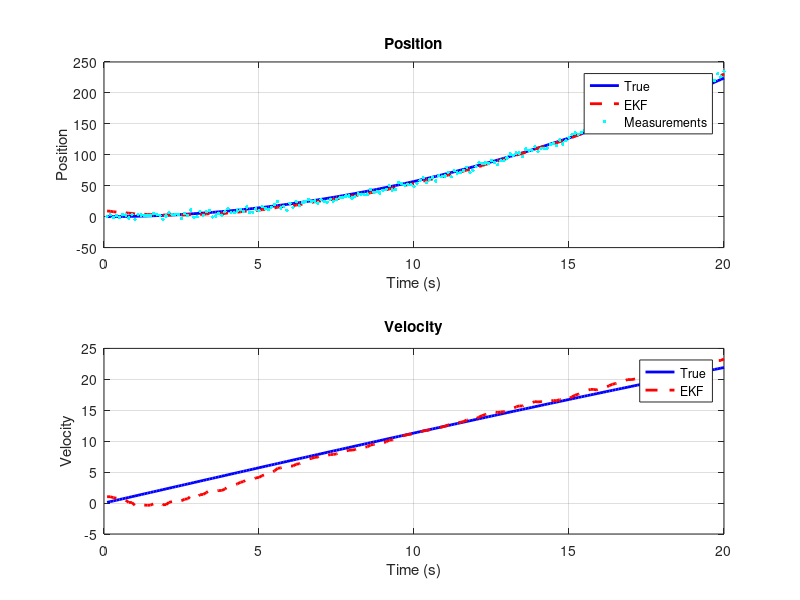

Source code (MATLAB):
clc; clear; close all;

%% parameters
m = 1000;
c = 0.3;
g = 9.81;

theta = 5*pi/180;

dt = 0.1;
T = 20;
N = T/dt;

F = 2000;

%% dynamics: x(1)=pos, x(2)=vel
%f_dyn = [x(1)_dot ; X(2)_dot] == [x(2) ; a]
f_dyn = @(x) [ x(2); (F - c*(x(2)^2) - m*g*sin(theta)) / m];

%% true system (RK4)

x = [0; 0];
X_true = zeros(2, N);

for k = 1:N
    
    k1 = f_dyn(x);
    k2 = f_dyn(x + 0.5*dt*k1);
    k3 = f_dyn(x + 0.5*dt*k2);
    k4 = f_dyn(x + dt*k3);
    
    x = x + (dt/6)*(k1 + 2*k2 + 2*k3 + k4);
    
    X_true(1,k) = x(1);
    X_true(2,k) = x(2);
end

%% EKF init

x_est = [10; 1];
P = eye(2);

Q = 0.01 * eye(2);
R = 10;

H = [1 0];

X_est = zeros(2, N);
Z = zeros(1, N);

x_sim = [0; 0];

%% main loop

for k = 1:N
    
    % simulate system (RK4 + noise)
    k1 = f_dyn(x_sim);
    k2 = f_dyn(x_sim + 0.5*dt*k1);
    k3 = f_dyn(x_sim + 0.5*dt*k2);
    k4 = f_dyn(x_sim + dt*k3);
    
    x_rk4 = x_sim + (dt/6)*(k1 + 2*k2 + 2*k3 + k4);
    
    w_k = mvnrnd([0 0], Q)';   
    x_sim = x_rk4 + w_k;
    
    % measurement
    v_k = sqrt(R) * randn;
    z = x_sim(1) + v_k;
    
    Z(k) = z;
    
    % prediction (Euler)
    x_dot_est = f_dyn(x_est);
    x_pred = x_est + dt * x_dot_est;
    
    % Jacobian
    v = x_est(2);
    
    Fk = [1 dt; 0 1 - (2*c*v/m)*dt];
    
    % covariance prediction
    P_pred = Fk * P * Fk' + Q;
    
    % Kalman gain
    S = H * P_pred * H' + R;
    K = P_pred * H' / S;
    
    % update
    y_tilde = z - H * x_pred;
    x_est = x_pred + K * y_tilde;
    
    % covariance update
    P = (eye(2) - K * H) * P_pred;
    
    % store
    X_est(:, k) = x_est;
    
end

%% plotting

t = (1:N) * dt;

figure;

% position
subplot(2,1,1)

plot(t, X_true(1,:), 'b', 'LineWidth', 2); hold on;
plot(t, X_est(1,:), 'r--', 'LineWidth', 2);
plot(t, Z, 'c.', 'MarkerSize', 8);

legend('True','EKF','Measurements');
title('Position');
xlabel('Time (s)');
ylabel('Position');
grid on;

% velocity
subplot(2,1,2)

plot(t, X_true(2,:), 'b', 'LineWidth', 2); hold on;
plot(t, X_est(2,:), 'r--', 'LineWidth', 2);

legend('True','EKF');
title('Velocity');
xlabel('Time (s)');
ylabel('Velocity');
grid on;
